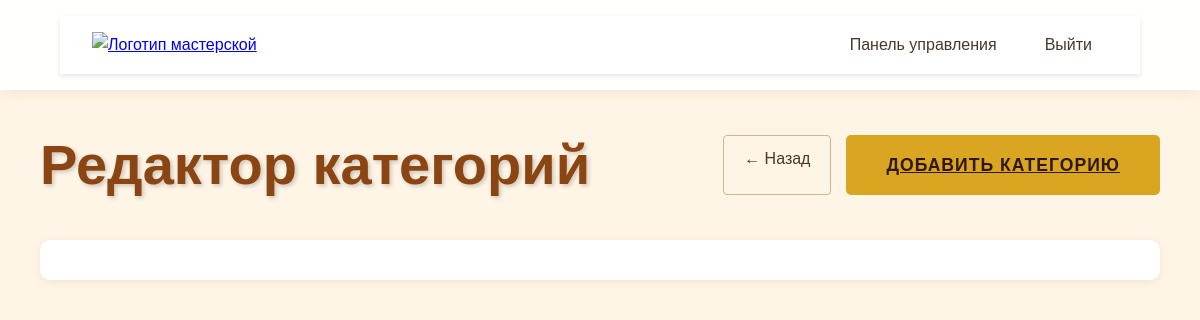
The app's page /admin/categories (signed in), older data.
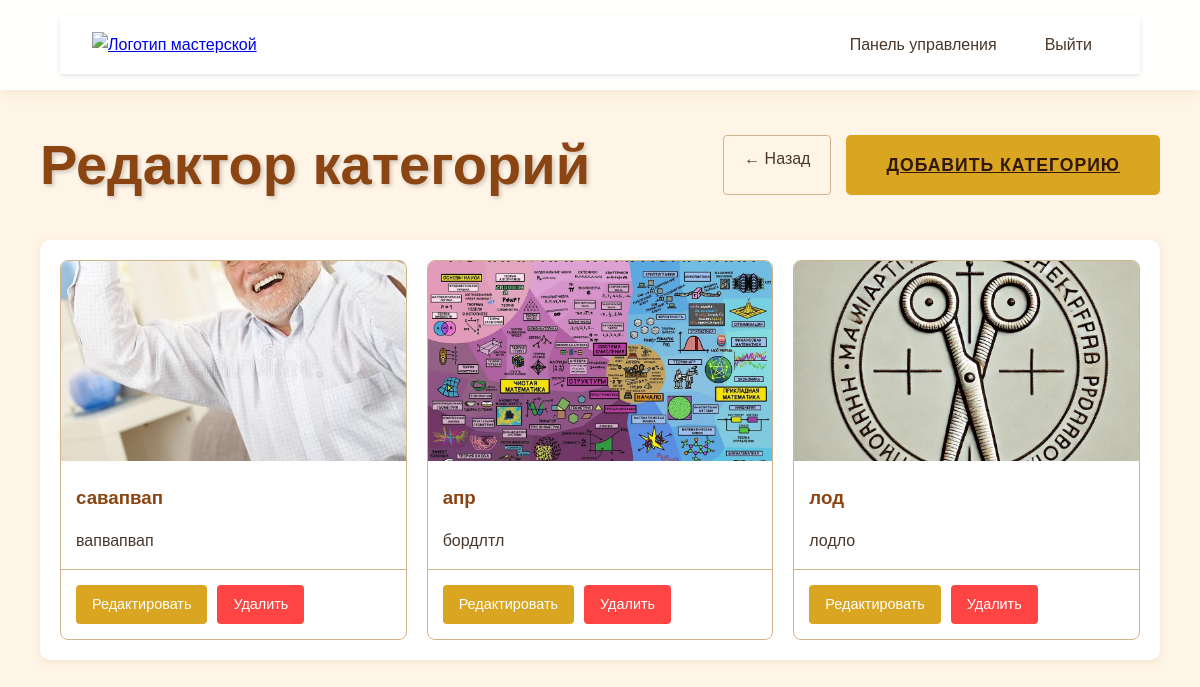
The same page, newer data.
### app.py (models this page shows)
class Category(db.Model):
    id = db.Column(db.Integer, primary_key=True)
    title = db.Column(db.String(100), nullable=False)
    description = db.Column(db.Text)
    image_path = db.Column(db.String(200))
    created_at = db.Column(db.DateTime, default=datetime.utcnow)
    products = db.relationship('Product', backref='category', lazy=True)

### app.py (the view)
@app.route('/admin/categories')
@login_required
def admin_categories():
    categories = Category.query.order_by(Category.created_at.desc()).all()
    return render_template('admin/categories.html', categories=categories)

### app.py (called while the page is built)
@login_manager.user_loader
def load_user(user_id):
    return User.query.get(int(user_id))

### templates/admin/categories.html (shortened to what this page needs)
{% extends "admin/base.html" %}
{% block content %}
<div class="admin-container">
    <div class="admin-header">
        <h1>Редактор категорий</h1>
        <div class="admin-actions">
            <a href="{{ url_for('admin_dashboard') }}" class="back-btn">← Назад</a>
            <a href="{{ url_for('add_category') }}" class="cta-button">Добавить категорию</a>
        </div>
    </div>
    <div class="admin-section">
        <div class="items-grid">
            {% for category in categories %}
            <div class="item-card">
                {% if category.image_path %}
                <img src="{{ url_for('static', filename='uploads/' + category.image_path) }}" alt="{{ category.title }}">
                {% else %}
                <div class="no-image">Нет изображения</div>
                {% endif %}
                <h3>{{ category.title }}</h3>
                <p>{{ category.description }}</p>
                <div class="item-actions">
                    <a href="{{ url_for('edit_category', id=category.id) }}" class="edit-btn">Редактировать</a>
                    <a href="{{ url_for('delete_category', id=category.id) }}" class="delete-btn" onclick="return confirm('Вы уверены, что хотите удалить эту категорию?')">Удалить</a>
                </div>
            </div>
            {% endfor %}
        </div>
    </div>
</div>
{% endblock %}

Row changes from the older to the newer data that the page shows:
added Category: image_path (picture), title "савапвап", description "вапвапвап"
added Category: image_path (picture), title "апр", description "бордлтл"
added Category: image_path (picture), title "лод", description "лодло"
